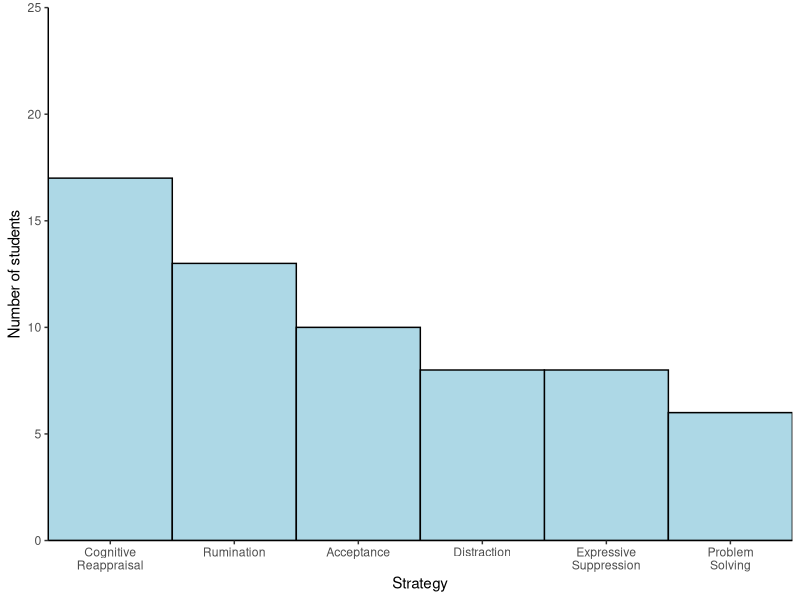
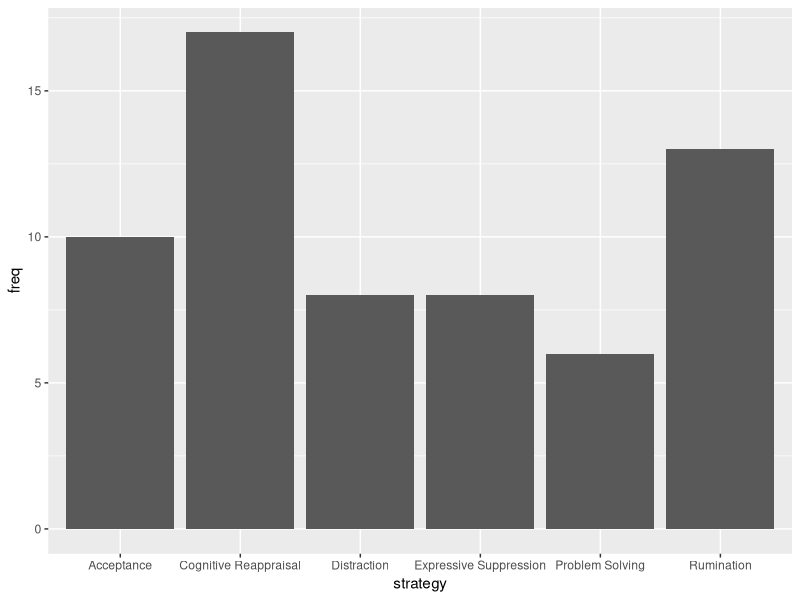
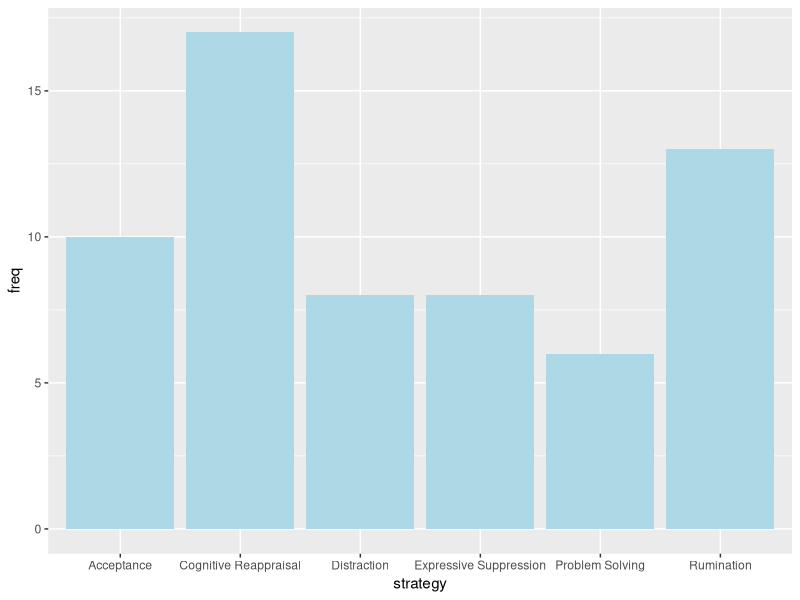
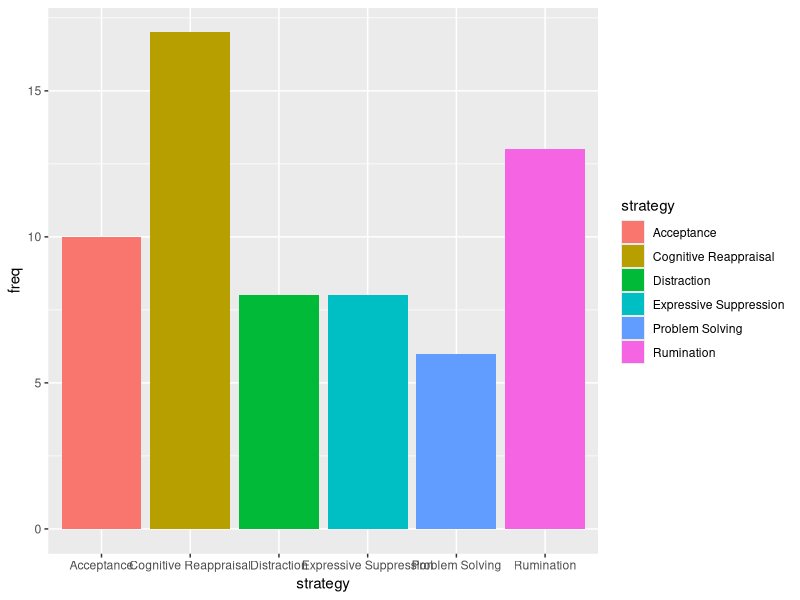
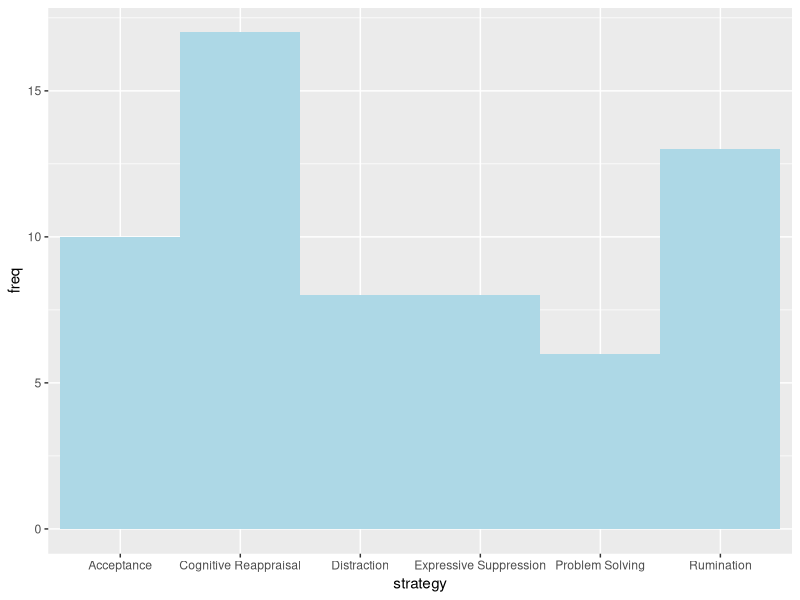
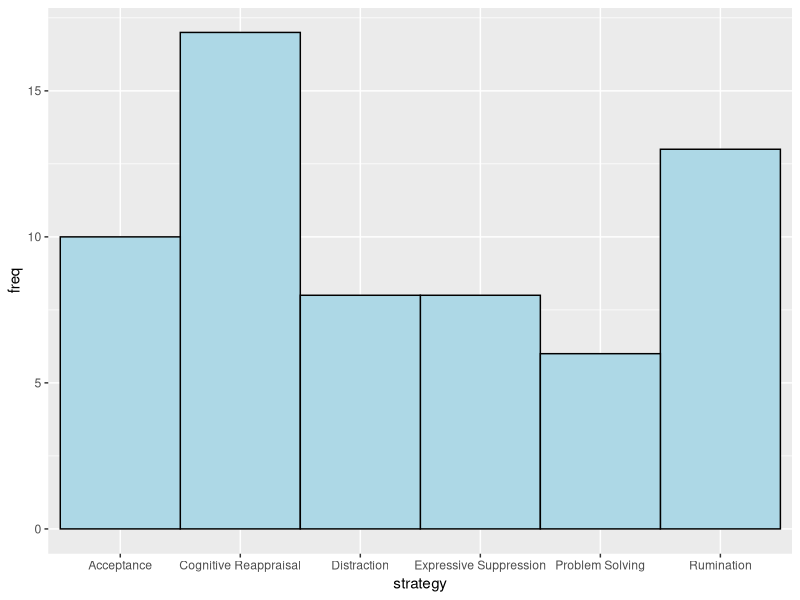
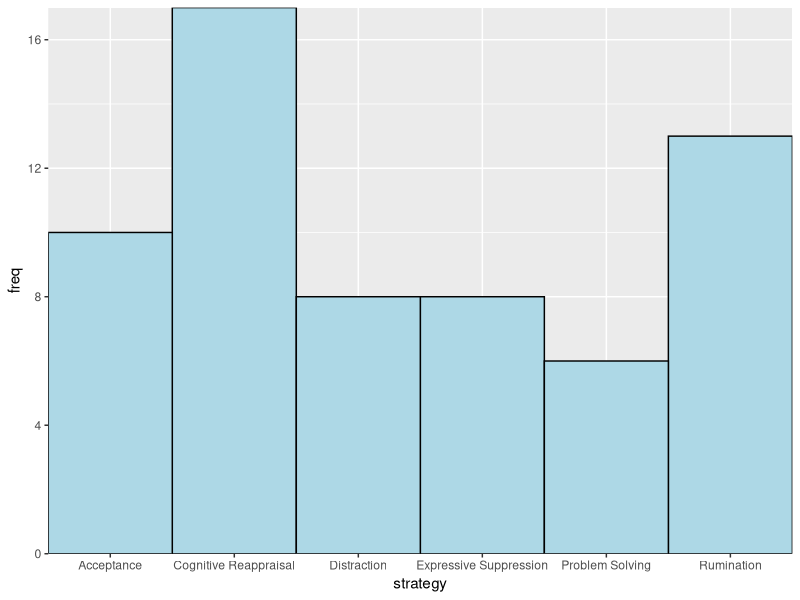
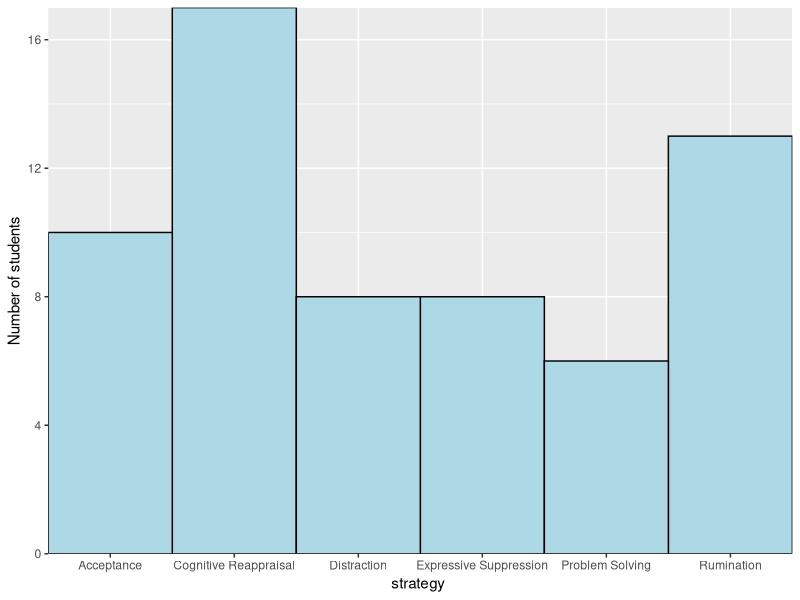

Reproduce these figures in R, in order.
## ---- chunk 1
#| include: false
library(tidyverse)
library(kableExtra)
## ---- chunk 2
#| echo: false
strategy <- c("Cognitive Reappraisal", 
              "Expressive Suppression", 
              "Rumination",
              "Problem Solving",
              "Acceptance", 
              "Distraction")
freq <- c(17, 8, 13, 6, 10, 8)
df <- data.frame(strategy, freq)
knitr::kable(df, 
             table.attr = "style='width:30%;'",
             caption = "Frequency of primary emotion‑regulation strategies in 62 students",
             format = "html",
             col.names = c("Strategy", "No. students"),
             row.names = FALSE) |>  
  kable_styling()
## ---- chunk 3
#| echo: false
strategy_data <- data.frame(strategy, freq)
ggplot(data = strategy_data, 
       aes(x = reorder(strategy, freq, decreasing = TRUE), 
           y = freq)) +
  geom_col(colour = "black", fill = "lightblue", width = 1) +
  scale_x_discrete(name = "Strategy",
                   expand = c(0, 0),
                   labels = scales::label_wrap(10)) +
  scale_y_continuous(name = "Number of students",
                     expand = c(0, 0),
                     limits = c(0, 25)) +
  theme_classic() 
## ---- chunk 4
# strategy s
strategy <- c("Cognitive Reappraisal", 
              "Expressive Suppression", 
              "Rumination",
              "Problem Solving",
              "Acceptance", 
              "Distraction")
## ---- chunk 5
str(strategy)
## ---- chunk 6
#| include: false

#---CODING ANSWER---

# numbers of students with each strategy 
freq <- c(17, 8, 13, 6, 10, 8)
str(freq)
## ---- chunk 7
# the total Number of students
sum(freq)
## ---- chunk 8
strategy_data <- data.frame(strategy, freq)
## ---- chunk 9
#| include: false
str(strategy_data)
## ---- chunk 10
ggplot(data = strategy_data, aes(x = strategy, y = freq)) +
  geom_col()
## ---- chunk 11

ggplot(data = strategy_data, aes(x = strategy, y = freq)) +
  geom_col(fill = "lightblue")
## ---- chunk 12
ggplot(data = strategy_data, aes(x = strategy, y = freq, fill = strategy)) +
  geom_col()
## ---- chunk 13
#| echo: false

#---CODING ANSWER---
ggplot(data = strategy_data, aes(x = strategy, y = freq)) +
  geom_col(fill = "lightblue", width = 1)
## ---- chunk 14
#| echo: false

#---CODING ANSWER---
ggplot(data = strategy_data,
       aes(x = strategy, y = freq)) +
  geom_col(fill = "lightblue", 
           width = 1, 
            colour = "black")
## ---- chunk 15
ggplot(data = strategy_data, aes(x = strategy, y = freq)) +
  geom_col(fill = "lightblue", 
           width = 1, 
           colour = "black") +
  scale_x_discrete(expand = c(0, 0)) + 
  scale_y_continuous(expand = c(0, 0)) 
## ---- chunk 16
#| echo: false

#---CODING ANSWER---
ggplot(data = strategy_data, aes(x = strategy, y = freq)) +
  geom_col(fill = "lightblue", 
           width = 1, 
           colour = "black") +
  scale_x_discrete(expand = c(0, 0),
                   name = "strategy ") + 
  scale_y_continuous(expand = c(0, 0),
                     name = "Number of students") 


## ---- chunk 17
ggplot(data = strategy_data, aes(x = strategy, y = freq)) +
  geom_col(fill = "lightblue", 
           width = 1, 
           colour = "black") +
  scale_x_discrete(expand = c(0, 0),
                   name = "strategy ") + 
  scale_y_continuous(expand = c(0, 0),
                     name = "Number of students",
                     limits = c(0, 25)) 


## ---- chunk 18
ggplot(data = strategy_data, aes(x = strategy, y = freq)) +
  geom_col(width = 1, 
           colour = "black",
           fill = "lightblue") +
  scale_x_discrete(expand = c(0, 0),
                   name = "strategy ") + 
  scale_y_continuous(expand = c(0, 0),
                     name = "Number of students",
                     limits = c(0, 25)) +
  theme_classic()


## ---- chunk 19
strategy_data <- strategy_data |> 
  mutate(strategy = fct_relevel(strategy, "Distraction"))
## ---- chunk 20
#| echo: false
ggplot(data = strategy_data, aes(x = strategy, y = freq)) +
  geom_col(width = 1, 
           colour = "black",
           fill = "lightblue") +
  scale_x_discrete(expand = c(0, 0),
                   name = "strategy ") + 
  scale_y_continuous(expand = c(0, 0),
                     name = "Number of students",
                     limits = c(0, 25)) +
  theme_classic()


## ---- chunk 21
ggplot(data = strategy_data, 
       aes(x = reorder(strategy, freq, decreasing = TRUE), 
           y = freq)) +
  geom_col(width = 1, 
           colour = "black",
           fill = "lightblue") +
  scale_x_discrete(expand = c(0, 0),
                   name = "strategy ") + 
  scale_y_continuous(expand = c(0, 0),
                     name = "Number of students",
                     limits = c(0, 25)) +
  theme_classic()


## ---- chunk 22

strategy_data <- data.frame(strategy, freq)
ggplot(data = strategy_data, 
       aes(x = reorder(strategy, freq, decreasing = TRUE), 
           y = freq)) +
  geom_col(colour = "black", fill = "lightblue", width = 1) +
  scale_x_discrete(name = "Strategy",
                   expand = c(0, 0),
                   labels = scales::label_wrap(10)) +
  scale_y_continuous(name = "Number of students",
                     expand = c(0, 0),
                     limits = c(0, 25)) +
  theme_classic() 
